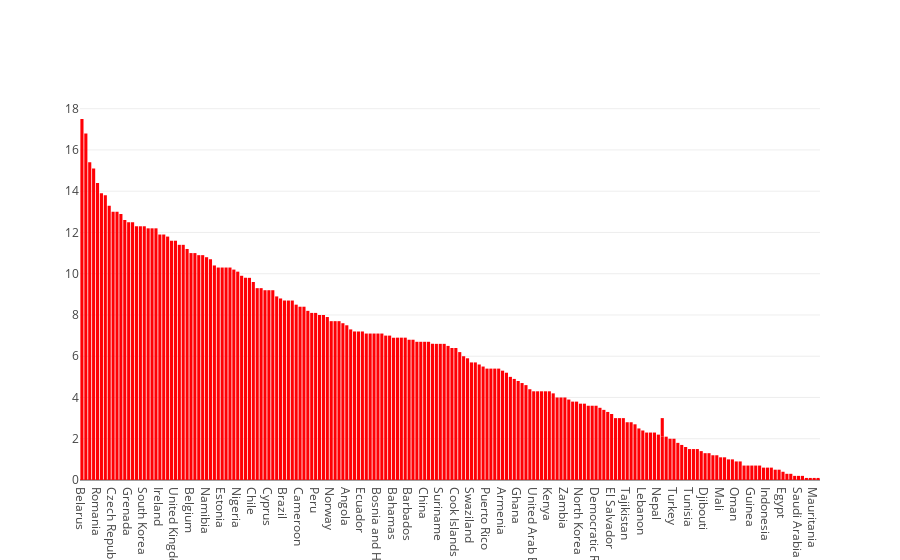

The cell this chart's notebook holds for it:
### Code cell
import plotly.plotly as py
import plotly.graph_objs as go

figure = py.get_figure("https://plot.ly/~fjvarasc/252")

import plotly.offline as py
py.init_notebook_mode(connected=True)
py.iplot(figure, filename='test')

### Figure 1 — Plotly figure (JSON) as saved in the notebook; plotly's stock layout.template omitted (floating-point values rounded to 4 significant figures; data arrays with more than 128 entries replaced by an {"elided": "..."} marker saying what was removed)
{"data": [{"marker": {"color": "rgb(255, 0, 5)"}, "orientation": "v", "type": "bar", "x": {"elided": "191 str values"}, "xsrc": "fjvarasc:251:c2b725", "y": {"elided": "191 str values"}, "ysrc": "fjvarasc:251:19b9dd"}], "layout": {"autosize": true, "xaxis": {"autorange": true, "range": [-0.5, 189.5], "type": "category"}, "yaxis": {"autorange": true, "range": [0, 18.42], "type": "linear"}}}
